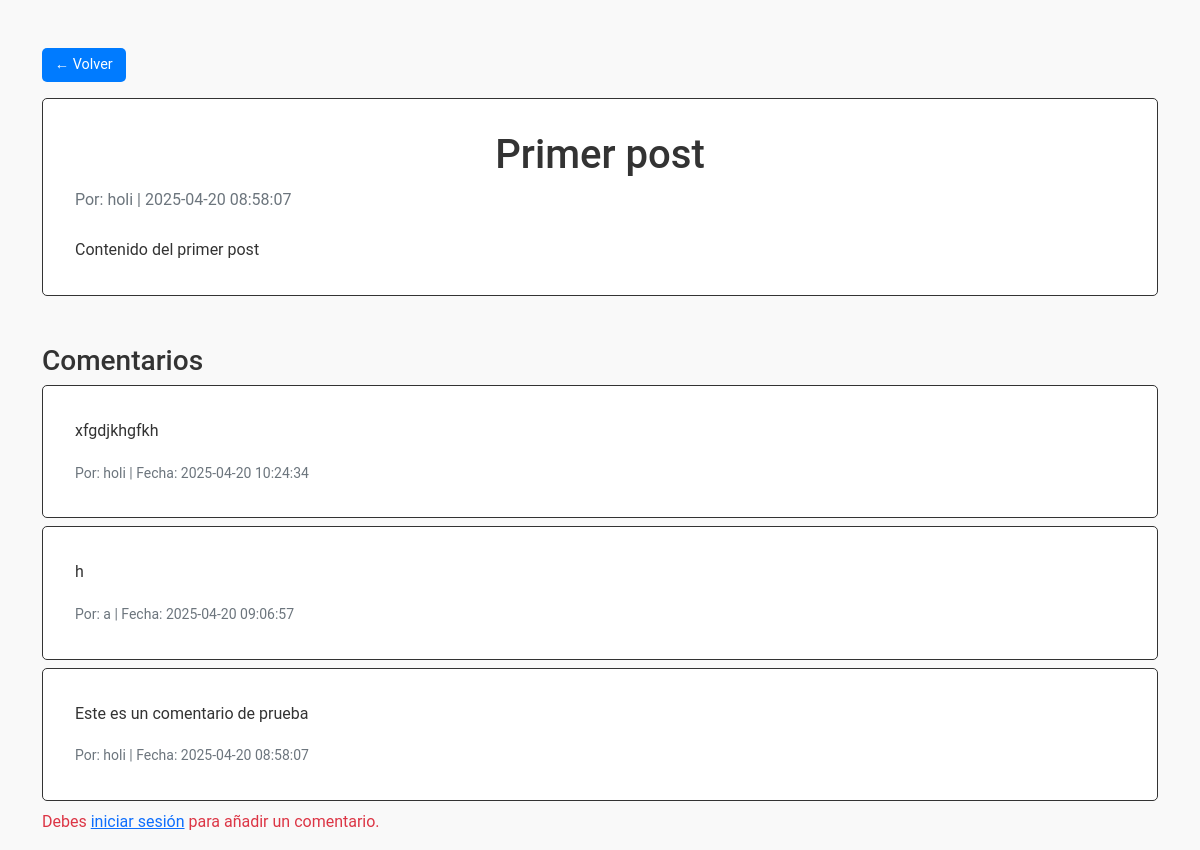
Screenshot of /public/view_post.php?id=1 with the database file from the repository.
### tables this page shows
CREATE TABLE `posts` (
  `idpost` int(11) NOT NULL,
  `title` varchar(255) NOT NULL,
  `description` text NOT NULL,
  `fecha` datetime NOT NULL DEFAULT current_timestamp(),
  `usuario_id` int(11) NOT NULL
);

CREATE TABLE `usuario` (
  `idusuario` int(11) NOT NULL,
  `email` varchar(255) NOT NULL,
  `name` varchar(255) NOT NULL,
  `habilitado` bit(1) NOT NULL,
  `password` varchar(255) NOT NULL
);

CREATE TABLE `comments` (
  `idcomment` int(11) NOT NULL,
  `description` text NOT NULL,
  `fecha` datetime NOT NULL DEFAULT current_timestamp(),
  `idpost` int(11) NOT NULL,
  `usuario_id` int(11) NOT NULL
);

### src/database/Conexion.php (called while the page is built, shortened)
<?php
class Conexion {
    private $host = 'localhost';
    private $user = 'root';
    private $password = '';
    private $database = 'misposts';
    private $connection;
    public function __construct() {
        $this->connection = new mysqli($this->host, $this->user, $this->password, $this->database);
    }
    public function ejecutarQuery($query) {
        return $this->connection->query($query);
    }
}
?>

### public/view_post.php (the view, shortened to what this page needs)
<?php
require_once '../src/database/Conexion.php';
$db = new Conexion();
$id = isset($_GET['id']) ? intval($_GET['id']) : 0;
$query = "SELECT p.*, u.name AS usuario_name
          FROM posts p
          JOIN usuario u ON p.usuario_id = u.idusuario
          WHERE p.idpost = $id";
$result = $db->ejecutarQuery($query);
$post = mysqli_fetch_assoc($result);
$usuarioLogueado = isset($_SESSION['usuario']) ? $_SESSION['usuario'] : null;
?>
<!DOCTYPE html>
<html lang="es">
<head>
    <link href="https://cdn.jsdelivr.net/npm/bootstrap@5.1.3/dist/css/bootstrap.min.css" rel="stylesheet">
    <link rel="stylesheet" href="./assets/style.css">
</head>
<body>
    <div class="container mt-5">
        <a href="../index.php" class="btn btn-outline-secondary mb-3">← Volver</a>
        <div class="card">
            <div class="card-body">
                <h1 class="card-title"><?php echo htmlspecialchars($post['title']); ?></h1>
                <p class="text-muted">Por: <?php echo htmlspecialchars($post['usuario_name']); ?> |
                   <?php echo htmlspecialchars($post['fecha']); ?></p>
                <div class="card-text mt-4">
                    <?php echo nl2br(htmlspecialchars($post['description'])); ?>
                </div>
            </div>
        </div>
        <div class="mt-5">
            <h3>Comentarios</h3>
            <?php
            $query = "SELECT c.*, u.name AS usuario_name
                      FROM comments c
                      JOIN usuario u ON c.usuario_id = u.idusuario
                      WHERE c.idpost = $id
                      ORDER BY c.fecha DESC";
            $commentsResult = $db->ejecutarQuery($query);
            if ($commentsResult && mysqli_num_rows($commentsResult) > 0) {
                while ($comment = mysqli_fetch_assoc($commentsResult)) {
                    echo '<div class="card mb-2">';
                    echo '<div class="card-body">';
                    echo '<p class="card-text">' . nl2br(htmlspecialchars($comment['description'])) . '</p>';
                    echo '<p class="card-text"><small class="text-muted">Por: ' .
                         htmlspecialchars($comment['usuario_name']) . ' | Fecha: ' .
                         htmlspecialchars($comment['fecha']) . '</small></p>';
                    echo '</div></div>';
                }
            } else {
                echo '<p>No hay comentarios todavía.</p>';
            }
            ?>
            <?php if ($usuarioLogueado): ?>
                <div class="card mt-4">
                    <div class="card-body">
                        <h5>Añadir comentario</h5>
                        <form action="add_comment.php" method="post">
                            <input type="hidden" name="idpost" value="<?php echo $id; ?>">
                            <div class="mb-3">
                                <textarea name="description" class="form-control" rows="3" required></textarea>
                            </div>
                            <button type="submit" class="btn btn-primary">Comentar</button>
                        </form>
                    </div>
                </div>
            <?php else: ?>
                <p class="text-danger">Debes <a href="../public/login.php">iniciar sesión</a> para añadir un comentario.</p>
            <?php endif; ?>
        </div>
    </div>
</body>
</html>

### public/assets/style.css (style rules this page uses)
body { margin: 0; font-family: 'Roboto', Arial, sans-serif; line-height: 1.6; transition: background-color 0.3s, color 0.3s; }
:root { --background-color: #f9f9f9; --text-color: #333333; --card-background: #ffffff; --button-background: #007bff; --button-text-color: #ffffff; --table-header-background: #007bff; --table-header-text-color: #ffffff; }
body { background-color: var(--background-color); color: var(--text-color); }
h1 { text-align: center; margin-bottom: 2rem; color: var(--text-color); }
.card { background-color: var(--card-background); border: 1px solid var(--text-color); padding: 1rem; border-radius: 5px; }
button, .btn { background-color: var(--button-background); color: var(--button-text-color); border: none; padding: 0.4rem 0.8rem; border-radius: 5px; cursor: pointer; transition: background-color 0.3s, color 0.3s; font-size: 0.9rem; }

### rows the page displays
posts: title "Primer post", usuario.name "holi", fecha "2025-04-20 08:58:07", description "Contenido del primer post"
comments: description "xfgdjkhgfkh", usuario.name "holi", fecha "2025-04-20 10:24:34"
comments: description "h", usuario.name "a", fecha "2025-04-20 09:06:57"
comments: description "Este es un comentario de prueba", usuario.name "holi", fecha "2025-04-20 08:58:07"
